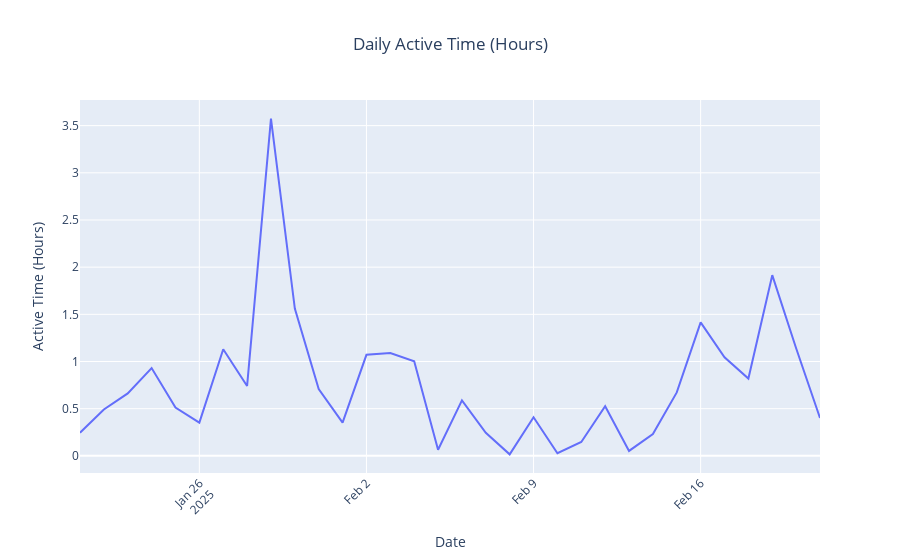

Write notebook code for a chart like this one.
### Code cell
def analyze_and_plot_browsing_data_plotly(df):
    # Convert eventtimeutc to datetime
    df['eventtimeutc'] = pd.to_datetime(df['eventtimeutc'], utc=True)

    # Sort by eventtimeutc (ascending) to ensure chronological order
    df = df.sort_values(by=['eventtimeutc'])

    # Check for duplicates
    print(f"Duplicates: {df.duplicated().sum()}")

    # Calculate time difference between consecutive events
    df['time_diff'] = df['eventtimeutc'].diff().fillna(pd.Timedelta(0))

    # Identify session ends when the time difference exceeds 5 minutes
    df['session_end'] = df['time_diff'] > pd.Timedelta(minutes=5)

    # Create session ID based on cumulative session end
    df['session_id'] = df['session_end'].cumsum()

    # Group by session_id to get session start and end times
    sessions = df.groupby('session_id')['eventtimeutc'].agg(['min', 'max']).reset_index()
    sessions.columns = ['session_id', 'session_start', 'session_end']

    # Calculate session duration
    sessions['duration'] = sessions['session_end'] - sessions['session_start']

    # Prepare to collect daily active time
    daily_active_time = {}

    # Iterate over each session to split its duration into days
    for _, session in sessions.iterrows():
        start = session['session_start']
        end = session['session_end']
        duration = session['duration']

        if duration.total_seconds() == 0:
            # Session with single event, no active time
            continue

        # Determine all dates the session spans
        current_date = start.date()
        end_date = end.date()

        # Iterate through each date from start to end
        while current_date <= end_date:
            # Calculate the start and end of the current date
            date_start = pd.Timestamp(current_date).tz_localize('UTC')
            date_end = date_start + pd.Timedelta(days=1)

            # Calculate overlap between session and current date
            overlap_start = max(start, date_start)
            overlap_end = min(end, date_end)
            overlap_duration = max(pd.Timedelta(0), overlap_end - overlap_start)

            # Convert duration to hours
            overlap_hours = overlap_duration.total_seconds() / 3600

            # Add to daily active time
            if current_date in daily_active_time:
                daily_active_time[current_date] += overlap_hours
            else:
                daily_active_time[current_date] = overlap_hours

            # Move to next date
            current_date += pd.Timedelta(days=1).to_pytimedelta()

    # Convert daily_active_time to DataFrame
    dates = sorted(daily_active_time.keys())
    hours = [min(daily_active_time[date], 24) for date in dates]  # Ensure max 24 hours
    daily_active_time_df = pd.DataFrame({'date': dates, 'active_time_hours': hours})

    # Plotting
    fig = px.line(daily_active_time_df,
                  x='date',
                  y='active_time_hours',
                  title='Daily Active Time (Hours)',
                  labels={'date': 'Date', 'active_time_hours': 'Active Time (Hours)'})
    fig.update_layout(title_x=0.5, xaxis_tickangle=-45)
    fig.show()

# Example usage
analyze_and_plot_browsing_data_plotly(df)

### Figure 1 — Plotly figure (JSON) as saved in the notebook; plotly's stock layout.template omitted (floating-point values rounded to 4 significant figures)
{"data": [{"hovertemplate": "Date=%{x}<br>Active Time (Hours)=%{y}<extra></extra>", "legendgroup": "", "line": {"color": "#636efa", "dash": "solid"}, "marker": {"symbol": "circle"}, "mode": "lines", "name": "", "orientation": "v", "showlegend": false, "type": "scatter", "x": ["2025-01-21", "2025-01-22", "2025-01-23", "2025-01-24", "2025-01-25", "2025-01-26", "2025-01-27", "2025-01-28", "2025-01-29", "2025-01-30", "2025-01-31", "2025-02-01", "2025-02-02", "2025-02-03", "2025-02-04", "2025-02-05", "2025-02-06", "2025-02-07", "2025-02-08", "2025-02-09", "2025-02-10", "2025-02-11", "2025-02-12", "2025-02-13", "2025-02-14", "2025-02-15", "2025-02-16", "2025-02-17", "2025-02-18", "2025-02-19", "2025-02-20", "2025-02-21"], "xaxis": "x", "y": [0.2448, 0.4917, 0.6623, 0.9304, 0.5112, 0.3523, 1.13, 0.7412, 3.574, 1.561, 0.7081, 0.3525, 1.071, 1.09, 1.002, 0.06478, 0.5875, 0.2438, 0.01599, 0.4088, 0.02795, 0.1466, 0.5259, 0.05242, 0.2317, 0.6725, 1.415, 1.045, 0.8194, 1.915, 1.141, 0.4008], "yaxis": "y"}], "layout": {"legend": {"tracegroupgap": 0}, "title": {"text": "Daily Active Time (Hours)", "x": 0.5}, "xaxis": {"anchor": "y", "domain": [0, 1], "tickangle": -45, "title": {"text": "Date"}}, "yaxis": {"anchor": "x", "domain": [0, 1], "title": {"text": "Active Time (Hours)"}}}}
